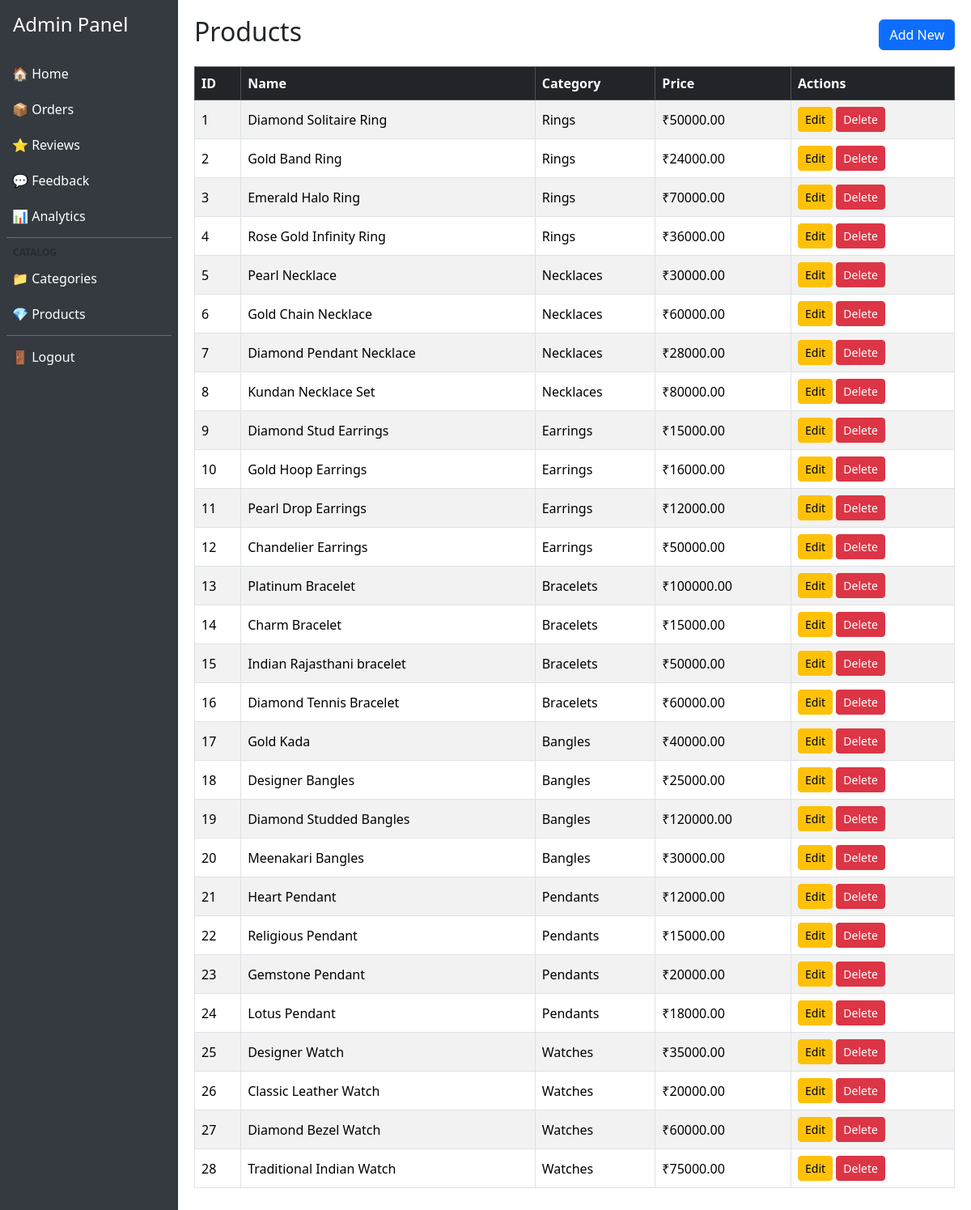
Page /dashboard/products/ (signed in) on the earlier database version.
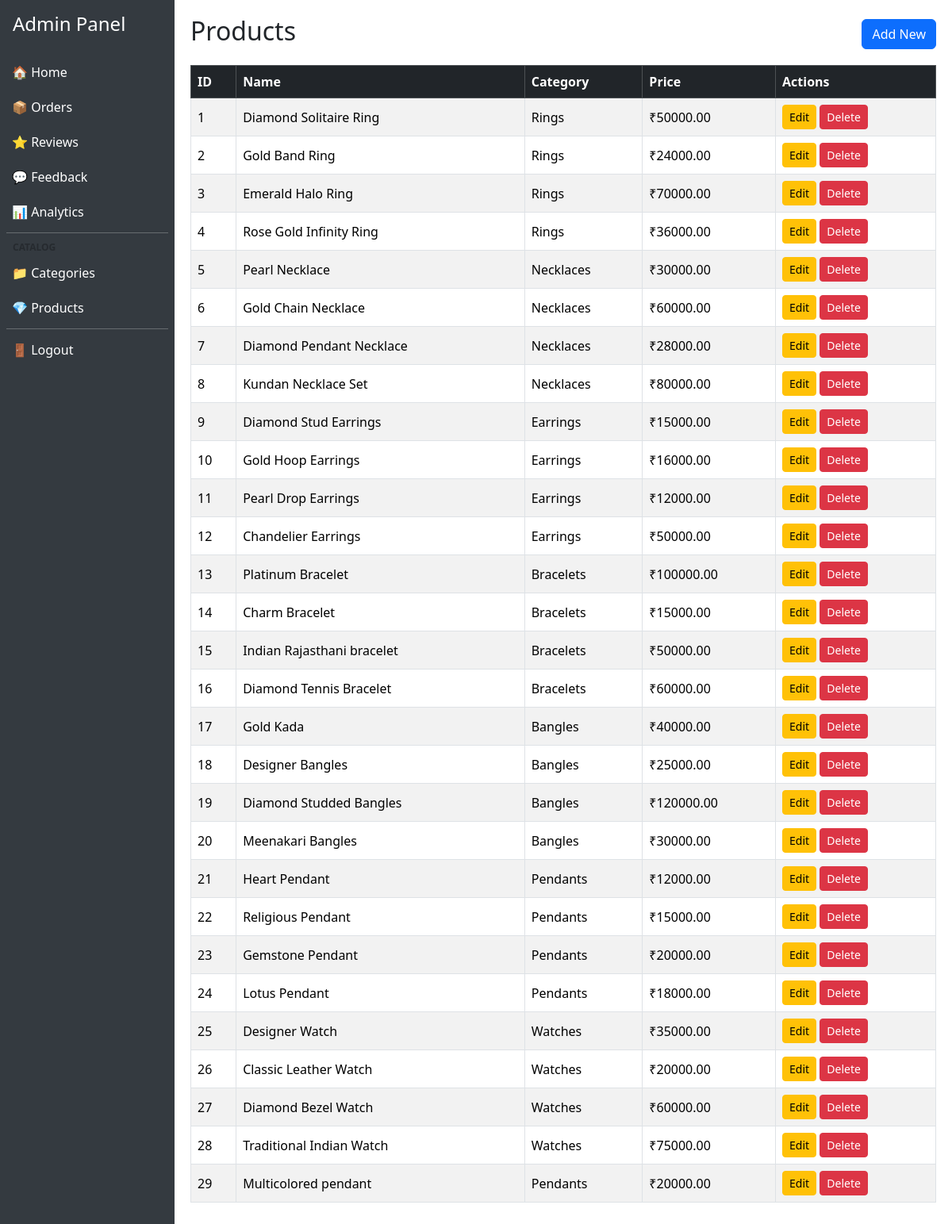
Same page on the later database version.
### store/models.py (models this page shows, shortened)
class Product(models.Model):
    category = models.ForeignKey(Category, on_delete=models.CASCADE, related_name="products")
    name = models.CharField(max_length=200)
    price = models.DecimalField(max_digits=10, decimal_places=2)
    description = models.TextField()
    image = models.ImageField(upload_to="products/")

class Category(models.Model):
    name = models.CharField(max_length=100)

### dashboard/views.py (the view)
# urls.py: path("products/", views.product_list, name="dashboard_product_list"),
@staff_required
def product_list(request):
    items = Product.objects.all()
    return render(request, "dashboard/catalog_list.html", {"title": "Products", "items": items, "type": "product"})

### dashboard/views.py (called while the page is built)
def staff_required(view_func):
    return user_passes_test(lambda u: u.is_staff)(view_func)

### dashboard/templates/dashboard/catalog_list.html (shortened to what this page needs)
{% extends "dashboard/dashboard_base.html" %}
{% block content %}
<div class="d-flex justify-content-between align-items-center mb-3">
    <h2>{{ title }}</h2>
    <a href="{% url 'dashboard_'|add:type|add:'_create' %}" class="btn btn-primary">Add New</a>
</div>
<div class="table-responsive">
    <table class="table table-striped table-bordered align-middle">
        <thead class="table-dark">
            <tr>
                <th>ID</th>
                <th>Name</th>
                {% if type == 'product' %}
                <th>Category</th>
                <th>Price</th>
                {% endif %}
                <th>Actions</th>
            </tr>
        </thead>
        <tbody>
            {% for item in items %}
            <tr>
                <td>{{ item.id }}</td>
                <td>{{ item.name }}</td>
                {% if type == 'product' %}
                <td>{{ item.category.name|default:"-" }}</td>
                <td>₹{{ item.price }}</td>
                {% endif %}
                <td>
                    <a href="{% url 'dashboard_'|add:type|add:'_edit' item.id %}" class="btn btn-sm btn-warning">Edit</a>
                    <a href="{% url 'dashboard_'|add:type|add:'_delete' item.id %}" class="btn btn-sm btn-danger">Delete</a>
                </td>
            </tr>
            {% empty %}
            <tr>
                <td colspan="{% if type == 'product' %}5{% else %}3{% endif %}" class="text-center">No {{ title|lower }} found.</td>
            </tr>
            {% endfor %}
        </tbody>
    </table>
</div>
{% endblock %}

Differences in the rows shown:
added Product: id "29", name "Multicolored pendant", category.name "Pendants", price "20000.00"
